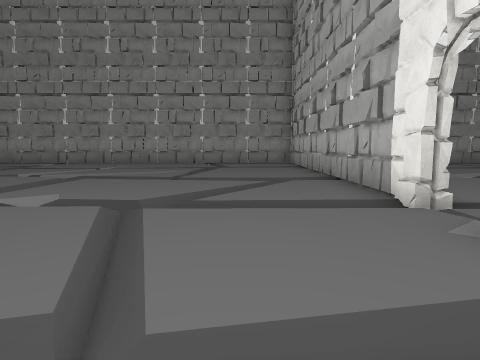
[1] (above)

16 first-person views from a walk through a scene from a Unity 3-D project. The camera is 1.4 m above the floor, tilts 6° down and sees 75° across. Doors are open. The floor is counted in squares, 2 m on a side. Each view is taken from the middle of a square. On the plan, view 1 faces up. The plan holds only what a view shows up to about 10 squares ahead; the rest is blank. The place goes on beyond the plan. The player character is not drawn. Some surface patterns are stand-ins.

[2]
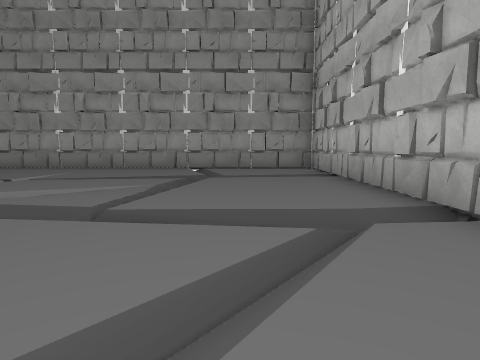

[3]
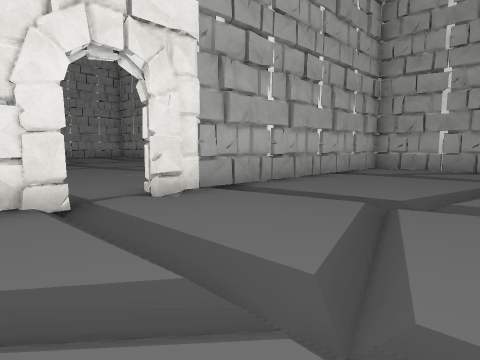

[4]
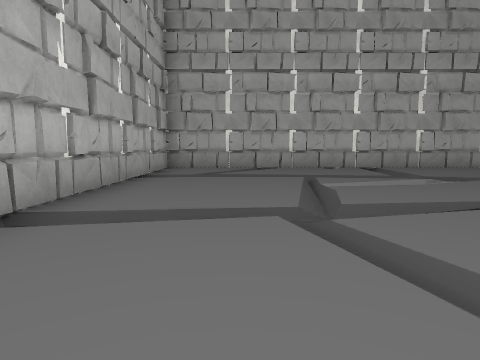

[5]
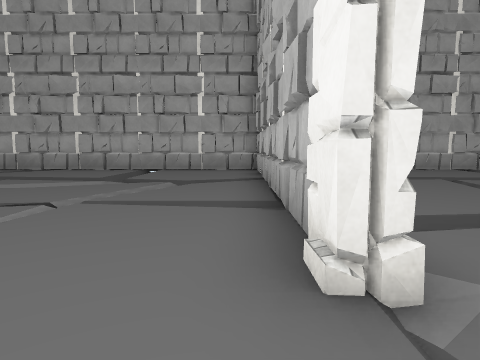

[6]
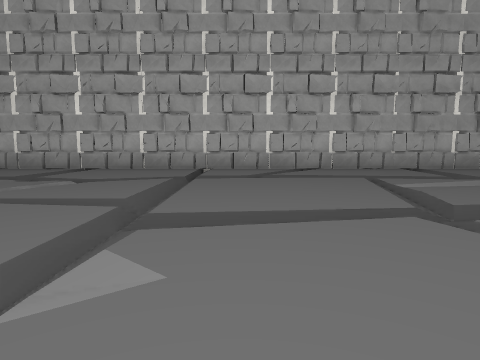

[7]
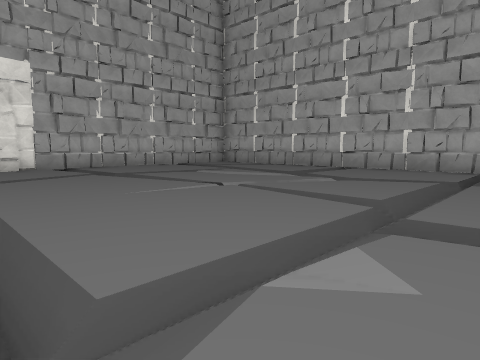

[8]
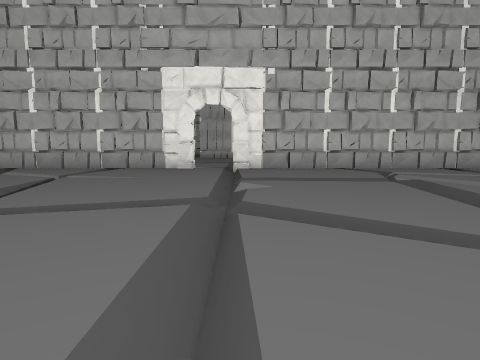

[9]
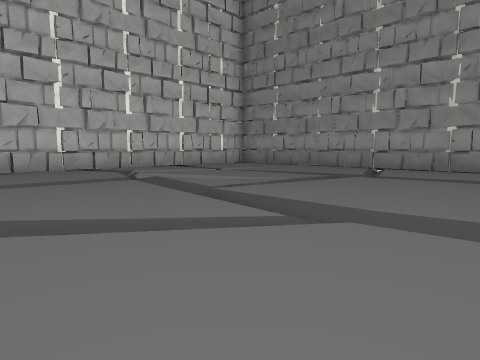

[10]
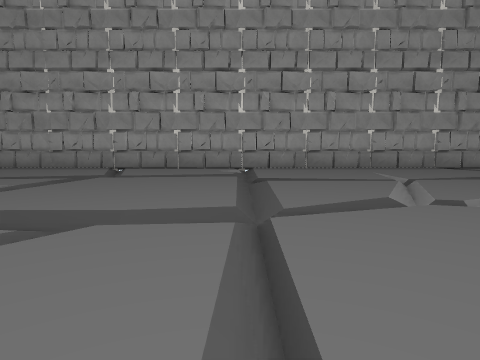

[11]
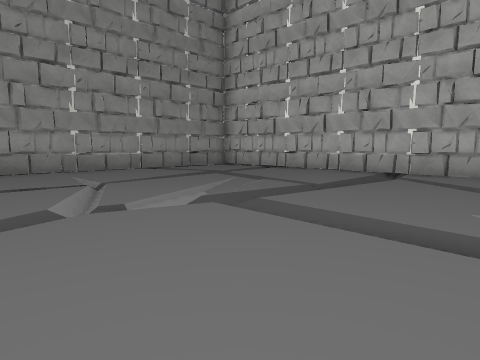

[12]
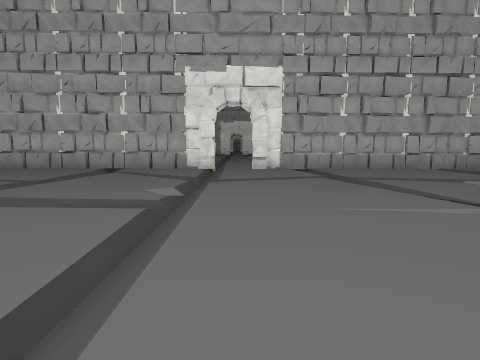

[13]
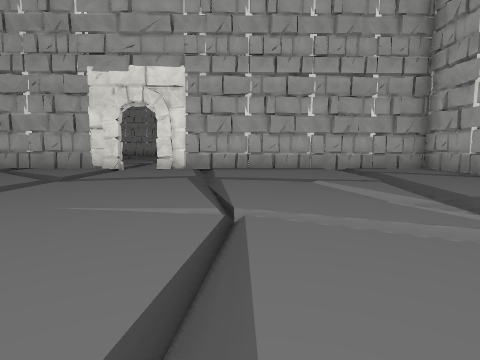

[14]
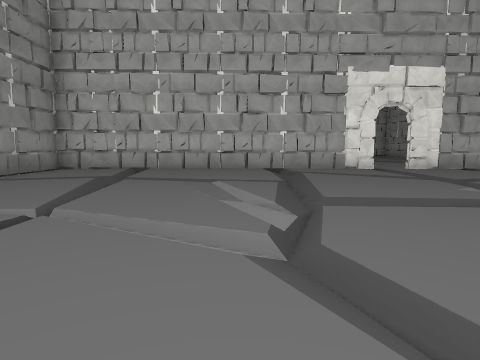

[15]
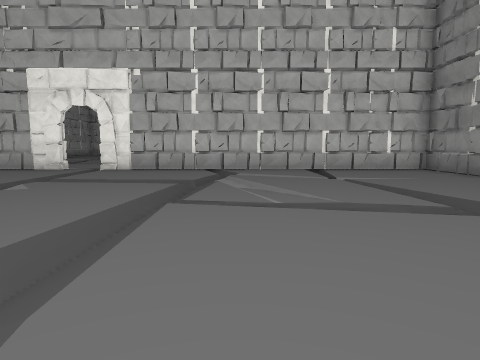

[16]
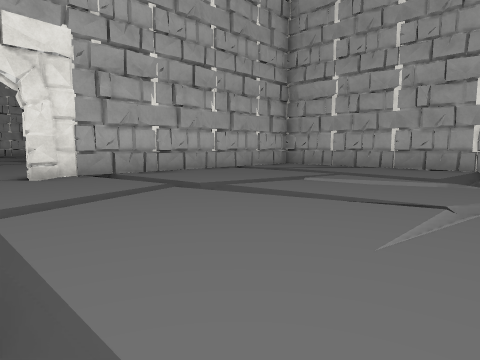

### Floor plan
Key: @ floor where view 1 was taken; # wall or solid block; . main floor; - floor 0.25 m lower than the main floor; / step, stairs or slope; D open door.
Columns run from 5 left of view 1 to 22 right of it. Each row starts with its distance up from view 1.
 14 ############################
 13 .......#........./.........#
 12 .......#........./.........#
 11 ....///#...../////.....////#
 10 ///.-..#////...../////.....#
  9 /......#../....../../......#
  8 ///./..#./////..././////...#
  7 .//////#../////////.///////#
  6 ./...//#.../..././.../.../.#
  5  /.../.#.../../../.../../..#
  4 ///////#///////////////////#
  3 ..../..DD..../.../...../...D
  2 .......#........./.........#
  1 ....///#...../////.....////#
  0  //.-@.#////...../////.....#
 -1  ......#../....../../......#
 -2  //./..#./////..././////...#
 -3 .//////#../////////.///////#
 -4 ./...//#.../..././.../.../.#
 -5 ./.../.#.../........./.....#
 -6 ############################

Positions as (right, up) in squares from view 1, and headings:
1: (0, 0), facing up
2: (0, 4), facing up
3: (-2, 5), facing down-right
4: (0, 4), facing down
5: (3, 4), facing down
6: (11, 4), facing down
7: (11, 4), facing down-right
8: (12, 4), facing left
9: (12, 4), facing up-left
10: (12, 4), facing up
11: (13, 4), facing up-right
12: (12, 3), facing right
13: (12, 0), facing right
14: (12, 8), facing right
15: (12, 8), facing left
16: (-5, 4), facing down-right
